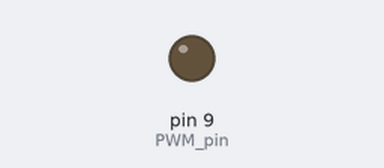
Bench run of a sketch on a simulated Arduino Uno, built with avr-gcc and run on an emulated ATmega328P. Parts: output pins drawn as LEDs (lit = HIGH).

Above: at 0.05 s.
At 0.5 s:
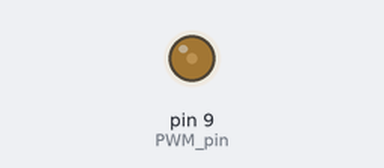
At 1.0 s:
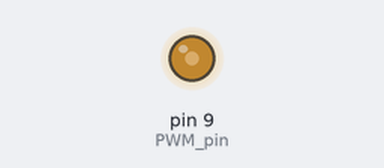
At 2.0 s:
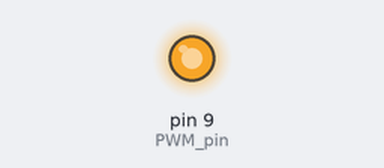
Timing chart, 0 to 4.7 s (numbered marks = the images above):
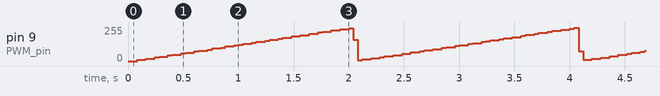

The sketch:

part2_lab2.ino
```cpp
const uint8_t PWM_pin = 9;

const unsigned long PWM_period_us = 1000;
const unsigned long SAW_period_ms = 2000;
const int steps = 100;

void setup() {
  // put your setup code here, to run once:
  pinMode(PWM_pin, OUTPUT);
}

void pwmSoft(uint8_t pin, uint8_t duty, unsigned long duration_ms) {
  unsigned long ton = (PWM_period_us * duty) / steps;
  unsigned long startTime = millis();

  while(millis() - startTime < duration_ms) {
    unsigned long t0 = micros();

    digitalWrite(pin, HIGH);
    while(micros() - t0 < ton) {}

    digitalWrite(pin, LOW);
    while(micros() - t0 < PWM_period_us) {}
  }
}
void loop() {
  // put your main code here, to run repeatedly:
  unsigned long stepTime = SAW_period_ms / steps;

  for (int duty = 0; duty <= 100; duty++) {
    pwmSoft(PWM_pin, duty, stepTime);
  }
}
```
